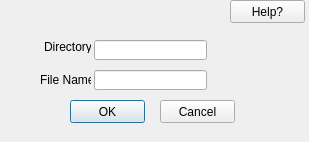
<?xml version="1.0" encoding="UTF-8"?>
<ui version="4.0">
 <class>search</class>
 <widget class="QDialog" name="search">
  <property name="geometry">
   <rect>
    <x>0</x>
    <y>0</y>
    <width>309</width>
    <height>142</height>
   </rect>
  </property>
  <property name="windowTitle">
   <string>Dialog</string>
  </property>
  <widget class="QPushButton" name="OK_Button">
   <property name="geometry">
    <rect>
     <x>70</x>
     <y>100</y>
     <width>75</width>
     <height>23</height>
    </rect>
   </property>
   <property name="text">
    <string>OK</string>
   </property>
  </widget>
  <widget class="QPushButton" name="cancel_Button">
   <property name="geometry">
    <rect>
     <x>160</x>
     <y>100</y>
     <width>75</width>
     <height>23</height>
    </rect>
   </property>
   <property name="text">
    <string>Cancel</string>
   </property>
  </widget>
  <widget class="QLineEdit" name="file_name">
   <property name="geometry">
    <rect>
     <x>94</x>
     <y>70</y>
     <width>113</width>
     <height>20</height>
    </rect>
   </property>
  </widget>
  <widget class="QLineEdit" name="Directory">
   <property name="geometry">
    <rect>
     <x>94</x>
     <y>40</y>
     <width>113</width>
     <height>20</height>
    </rect>
   </property>
  </widget>
  <widget class="QLabel" name="label">
   <property name="geometry">
    <rect>
     <x>44</x>
     <y>40</y>
     <width>47</width>
     <height>13</height>
    </rect>
   </property>
   <property name="text">
    <string>Directory:</string>
   </property>
  </widget>
  <widget class="QLabel" name="label_2">
   <property name="geometry">
    <rect>
     <x>40</x>
     <y>70</y>
     <width>51</width>
     <height>20</height>
    </rect>
   </property>
   <property name="text">
    <string>File Name:</string>
   </property>
  </widget>
  <widget class="QPushButton" name="Rick_Roll">
   <property name="geometry">
    <rect>
     <x>230</x>
     <y>0</y>
     <width>75</width>
     <height>23</height>
    </rect>
   </property>
   <property name="text">
    <string>Help?</string>
   </property>
  </widget>
 </widget>
 <resources/>
 <connections/>
</ui>
